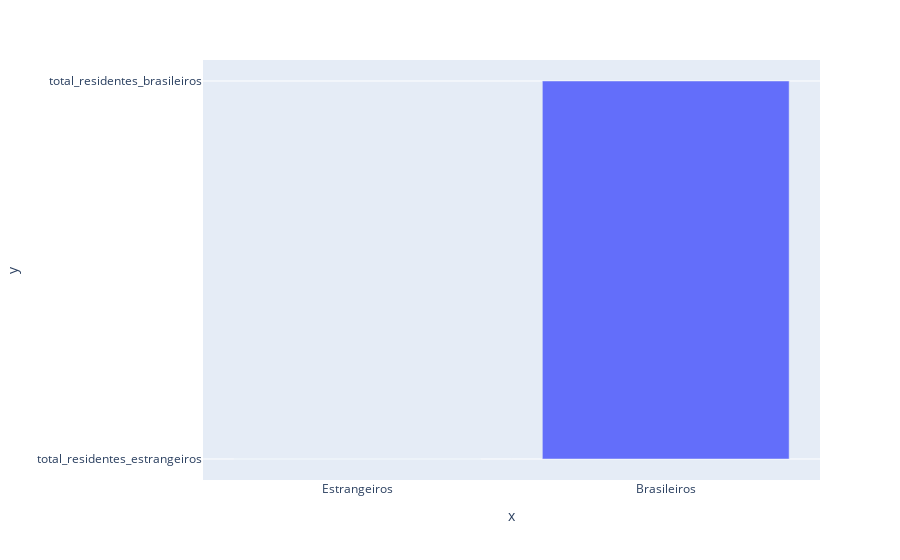

The notebook cell this image was saved under:
### Code cell
fig = px.bar(x=["Estrangeiros", "Brasileiros"], y=["total_residentes_estrangeiros", "total_residentes_brasileiros"])
fig.show()

### Figure 1 — Plotly figure (JSON) as saved in the notebook; plotly's stock layout.template omitted (floating-point values rounded to 4 significant figures)
{"data": [{"alignmentgroup": "True", "hovertemplate": "x=%{x}<br>y=%{y}<extra></extra>", "legendgroup": "", "marker": {"color": "#636efa", "pattern": {"shape": ""}}, "name": "", "offsetgroup": "", "orientation": "v", "showlegend": false, "textposition": "auto", "type": "bar", "x": ["Estrangeiros", "Brasileiros"], "xaxis": "x", "y": ["total_residentes_estrangeiros", "total_residentes_brasileiros"], "yaxis": "y"}], "layout": {"barmode": "relative", "legend": {"tracegroupgap": 0}, "margin": {"t": 60}, "xaxis": {"anchor": "y", "domain": [0, 1], "title": {"text": "x"}}, "yaxis": {"anchor": "x", "domain": [0, 1], "title": {"text": "y"}}}}
